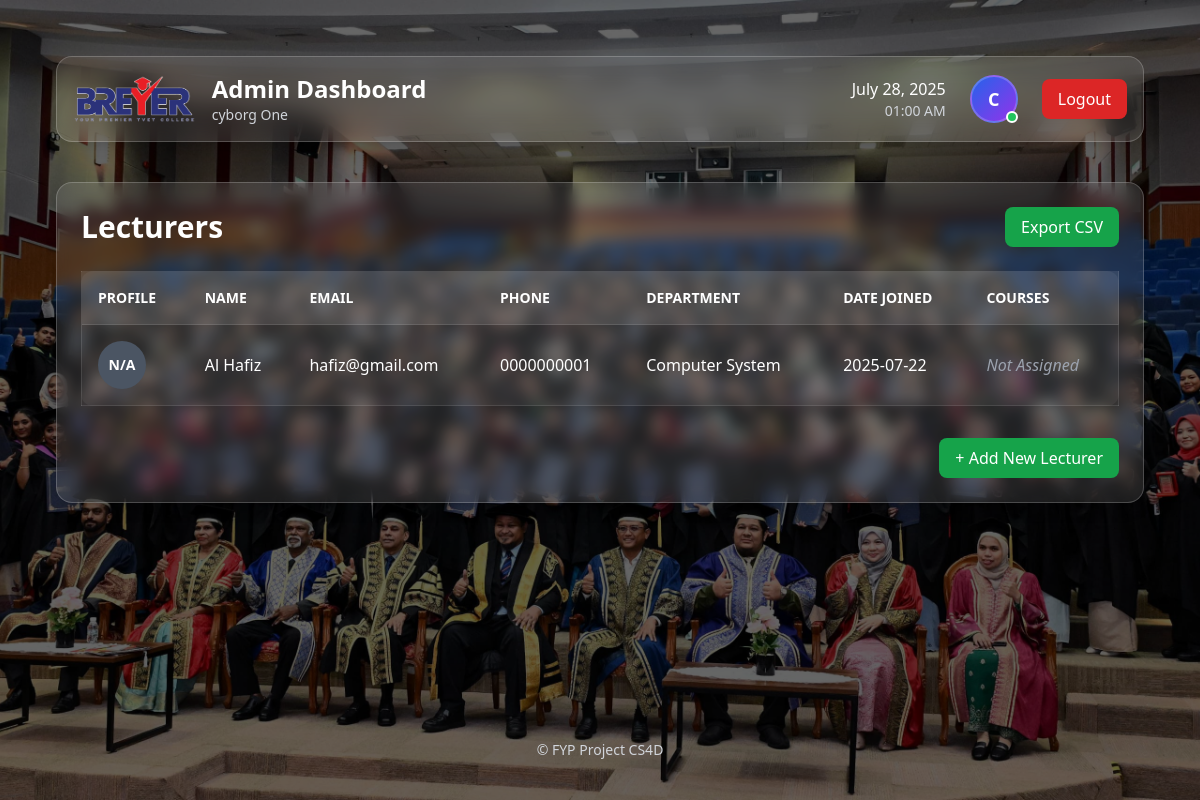
The app's page /adminportal/lecturers/ (signed in), older data.
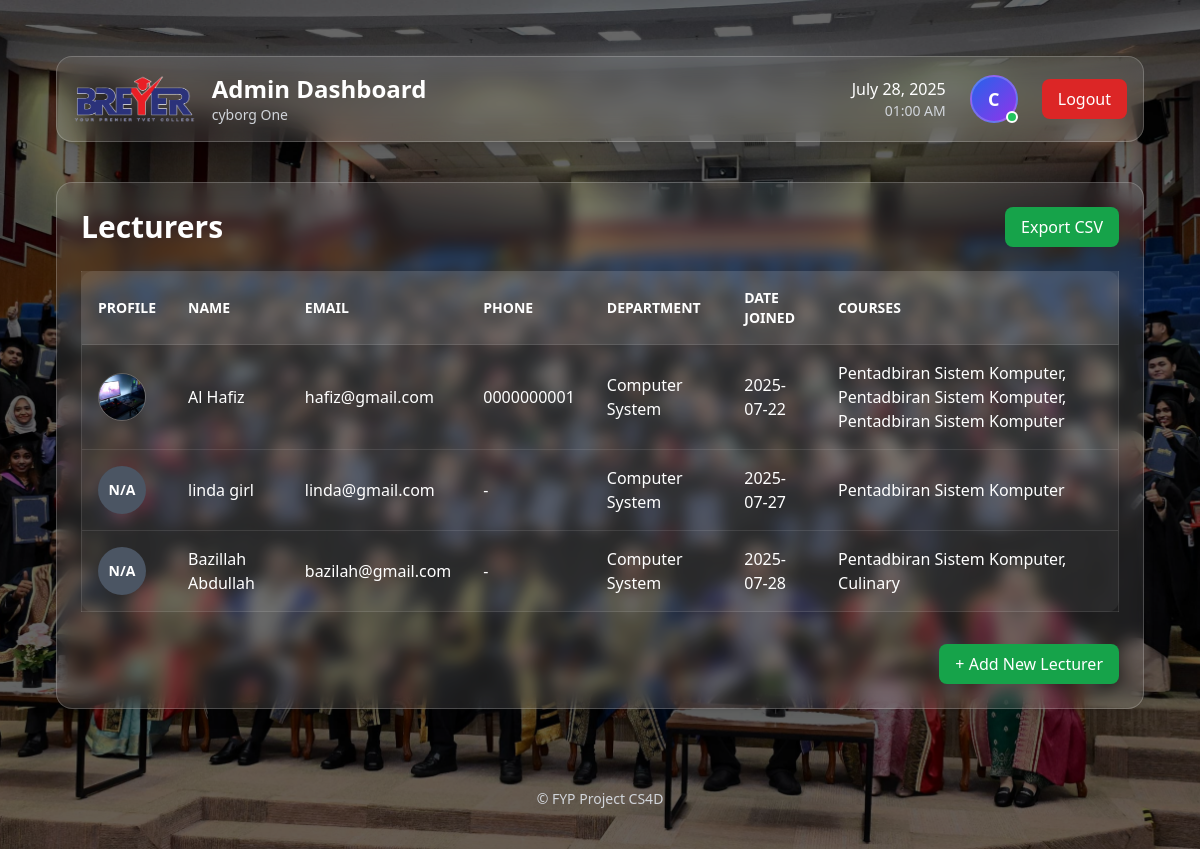
The same page, newer data.
### accounts/models.py (models this page shows, shortened)
class CustomUser(AbstractBaseUser, PermissionsMixin):
    class Role(models.TextChoices):
        STUDENT = 'STUDENT', 'Student'
        LECTURER = 'LECTURER', 'Lecturer'
        ADMIN = 'ADMIN', 'Admin'
    email = models.EmailField(unique=True)
    role = models.CharField(max_length=20, choices=Role.choices, default=Role.STUDENT)
    first_name = models.CharField(max_length=30, blank=True)
    last_name = models.CharField(max_length=30, blank=True)
    phone_number = models.CharField(max_length=20, blank=True, null=True)
    address = models.TextField(blank=True, null=True)
    department = models.ForeignKey(
    Department,
    null=True,
    blank=True,
    on_delete=models.SET_NULL,
    related_name='users'
)
    profile_picture = models.ImageField(upload_to='profile_pics/', blank=True, null=True)  # Added profile_picture field
    is_staff = models.BooleanField(default=False)
    is_active = models.BooleanField(default=True)
    date_joined = models.DateTimeField(default=timezone.now, blank=True, null=True)
    USERNAME_FIELD = 'email'
    REQUIRED_FIELDS = ['first_name', 'last_name']
    objects = CustomUserManager()
    def get_full_name(self):
        return f"{self.first_name} {self.last_name}".strip()

### core/models.py (models this page shows, shortened)
class Lecturer(models.Model):
    user = models.OneToOneField(settings.AUTH_USER_MODEL, on_delete=models.CASCADE)
    profile_picture = models.ImageField(upload_to='profile_pics/', blank=True, null=True)

class Department(models.Model):
    name = models.CharField(max_length=100, unique=True)

class Course(models.Model):
    name = models.CharField(max_length=255)
    code = models.CharField(max_length=50, unique=True)
    lecturers = models.ManyToManyField(
    'Lecturer',
    related_name='courses',
    blank=True,
    help_text='Lecturers teaching this course'
)
    classroom = models.CharField(max_length=100, blank=True, null=True)  # Classroom location or name

### adminportal/views.py (the view)
# urls.py: path('lecturers/', views.lecturer_list, name='lecturer_list'),
def lecturer_list(request):
    query = request.GET.get('q', '')
    department_id = request.GET.get('department')
    lecturers = Lecturer.objects.select_related('user__department').prefetch_related('courses')
    if query:
        lecturers = lecturers.filter(
            Q(user__first_name__icontains=query) |
            Q(user__last_name__icontains=query) |
            Q(user__email__icontains=query)
        )
    if department_id:
        lecturers = lecturers.filter(user__department_id=department_id)
    departments = Department.objects.all()
    return render(request, 'adminportal/lecturer_list.html', {
        'lecturers': lecturers,
        'departments': departments,
    })

### adminportal/templates/adminportal/lecturer_list.html (shortened to what this page needs)
{% extends 'adminportal/base_adminportal.html' %}
{% load static %}
{% block adminportal_content %}
<div class="max-w-7xl mx-auto mt-10 p-6 bg-white/10 rounded-2xl shadow-lg backdrop-blur border border-white/20">
  <div class="flex items-center justify-between mb-6">
    <h1 class="text-3xl font-bold text-white">Lecturers</h1>
    <a href="{% url 'adminportal:export_lecturers' %}" class="bg-green-600 hover:bg-green-700 text-white px-4 py-2 rounded-lg font-medium transition">
      Export CSV
    </a>
  </div>
  <div class="overflow-x-auto">
    <table class="min-w-full bg-white/5 border border-white/10 rounded-xl text-white">
      <thead class="bg-white/10 text-left text-sm uppercase font-semibold">
        <tr>
          <th class="p-4">Profile</th>
          <th class="p-4">Name</th>
          <th class="p-4">Email</th>
          <th class="p-4">Phone</th>
          <th class="p-4">Department</th>
          <th class="p-4">Date Joined</th>
          <th class="p-4">Courses</th>
        </tr>
      </thead>
      <tbody>
        {% for lecturer in lecturers %}
        <tr class="border-t border-white/10 hover:bg-white/5 transition">
          <td class="p-4">
            {% if lecturer.user.profile_picture %}
              <img src="{{ lecturer.user.profile_picture.url }}" alt="Profile" class="w-12 h-12 rounded-full object-cover border border-white/20">
            {% else %}
              <div class="w-12 h-12 rounded-full bg-gray-600 flex items-center justify-center text-sm font-bold text-white">N/A</div>
            {% endif %}
          </td>
          <td class="p-4 font-medium">{{ lecturer.user.get_full_name|default:"N/A" }}</td>
          <td class="p-4">{{ lecturer.user.email|default:"-" }}</td>
          <td class="p-4">{{ lecturer.user.phone_number|default:"-" }}</td>
          <td class="p-4">{{ lecturer.user.department.name|default:"-" }}</td>
          <td class="p-4">
            {{ lecturer.user.date_joined|date:"Y-m-d" }}
          </td>
          <td class="p-4">
            {% for course in lecturer.courses.all %}
              {{ course.name }}{% if not forloop.last %}, {% endif %}
            {% empty %}
              <span class="text-gray-400 italic">Not Assigned</span>
            {% endfor %}
          </td>
        </tr>
        {% empty %}
        <tr>
          <td colspan="7" class="p-4 text-center text-gray-400">No lecturers found.</td>
        </tr>
        {% endfor %}
      </tbody>
    </table>
  </div>
  <div class="mt-8 text-right">
    <a href="{% url 'adminportal:add_lecturer' %}" class="inline-block px-4 py-2 bg-green-600 hover:bg-green-700 text-white rounded-lg font-medium transition">
      + Add New Lecturer
    </a>
  </div>
</div>
{% endblock %}

### adminportal/templates/adminportal/base_adminportal.html (shortened to what this page needs)
{% extends 'base.html' %}
{% load static %}
{% block content %}
<div class="bg-white/10 backdrop-blur-md rounded-2xl p-4 border border-white/20 shadow-xl mb-8">
  <div class="flex justify-between items-center">
    <div class="flex items-center space-x-4">
      <img src="{% static 'images/breyer.jpg' %}" alt="Breyer Logo" class="h-12 w-auto">
      <div>
        <a href="{% url 'adminportal:dashboard' %}" class="text-2xl font-bold text-white hover:text-blue-400 transition">
          Admin Dashboard
        </a>
        <p class="text-gray-300 text-sm">{{ request.user.get_full_name|default:request.user.email }}</p>
      </div>
    </div>
    <div class="flex items-center space-x-6">
      <div class="text-right">
        <p class="text-white font-medium" id="current-date"></p>
        <p class="text-gray-300 text-sm" id="current-time"></p>
      </div>
      <a href="{% url 'adminportal:admin_profile' %}" class="relative group">
        {% if request.user.profile_picture %}
          <img src="{{ request.user.profile_picture.url }}" alt="Profile Picture"
               class="w-12 h-12 rounded-full object-cover border-2 border-white/20 group-hover:border-blue-400 transition-colors">
        {% else %}
          <div class="w-12 h-12 rounded-full bg-gradient-to-br from-blue-600 to-purple-600 flex items-center justify-center border-2 border-white/20 group-hover:border-blue-400 transition-colors">
            <span class="text-white font-semibold text-lg">
              {{ request.user.get_full_name|first|upper|default:request.user.email|first|upper }}
            </span>
          </div>
        {% endif %}
        <div class="absolute bottom-0 right-0 w-3 h-3 bg-green-500 rounded-full border-2 border-white"></div>
      </a>
      <form action="{% url 'logout' %}" method="post">
        <button class="bg-red-600 hover:bg-red-700 text-white px-4 py-2 rounded-lg transition-colors flex items-center">
          Logout
        </button>
      </form>
    </div>
  </div>
</div>
{% block adminportal_content %}
{% endblock %}
{% endblock %}

### templates/base.html (shortened to what this page needs)
{% load static %}
<!DOCTYPE html>
<html lang="en" class="scroll-smooth">
<head>
  <script src="https://cdn.tailwindcss.com"></script>
</head>
<body class="relative min-h-screen bg-gray-900 flex flex-col items-center p-6">
  <div class="fixed inset-0 -z-10 bg-black bg-opacity-60"></div>
  <main class="flex-grow max-w-6xl mx-auto p-8 w-full rounded-3xl">
    {% block content %}{% endblock %}
  </main>
  <footer class="mt-8 w-full max-w-6xl text-center text-gray-300 text-sm font-medium select-none py-4">
    &copy; {{ now|date:"Y" }} FYP Project CS4D
  </footer>
</body>
</html>

Row changes from the older to the newer data that the page shows:
changed Lecturer "Al Hafiz": gains Course (name "Pentadbiran Sistem Komputer"); user.profile_picture: picture added; no longer shows "N/A Not Assigned"
added Course: name "Pentadbiran Sistem Komputer"
added Course: name "Pentadbiran Sistem Komputer", shown under Lecturer "Al Hafiz"
added Lecturer: shows "N/A", user.get_full_name "linda girl", user.email "linda@gmail.com", user.phone_number "-", user.department.name "Computer System", user.date_joined "2025-07-27"
added Lecturer: shows "N/A", user.get_full_name "Bazillah Abdullah", user.email "bazilah@gmail.com", user.phone_number "-", user.department.name "Computer System", user.date_joined "2025-07-28"
added Course: name "Culinary", shown under "Bazillah Abdullah"
